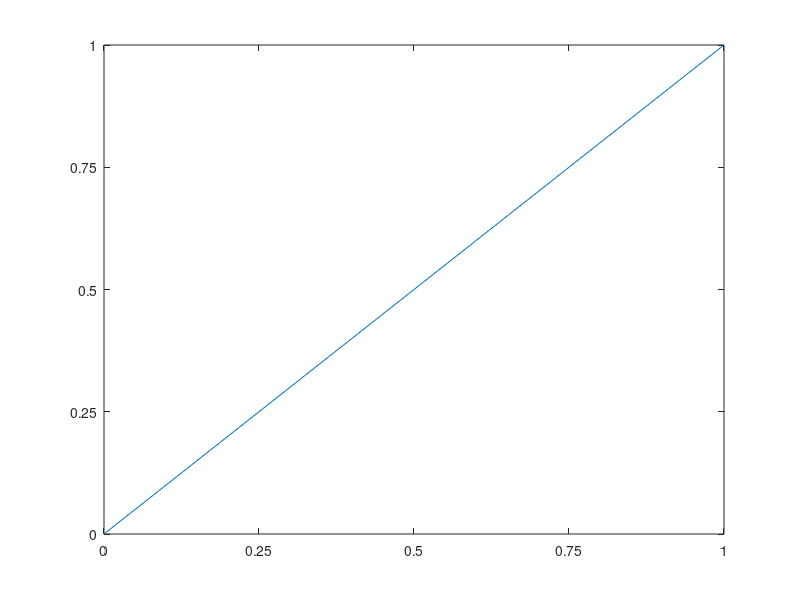

Write MATLAB code to recreate this figure.
n_points=5;
dom_size=1;
h=dom_size/(n_points-1);

y(1)=0;
y(n_points)=1;

y_new(1)=0;
y_new(n_points)=1;

error_mag=1;
req_error=1e-6;
iteration=0;

while error_mag>req_error
    for i=2:(n_points-1)
        y_new(i)=0.5.*(y(i+1)+y(i-1));
        iteration=iteration+1;
    end
   
    error_mag=0;
    for i=2:(n_points-1)
        error_mag=error_mag+(abs(y(i)-y_new(i)));
    end
  
    y=y_new;
end

x_dom= ((1:n_points)-1).*h;
figure; plot(x_dom,y)
xticks(0:0.25:1)
yticks(0:0.25:1)




    
